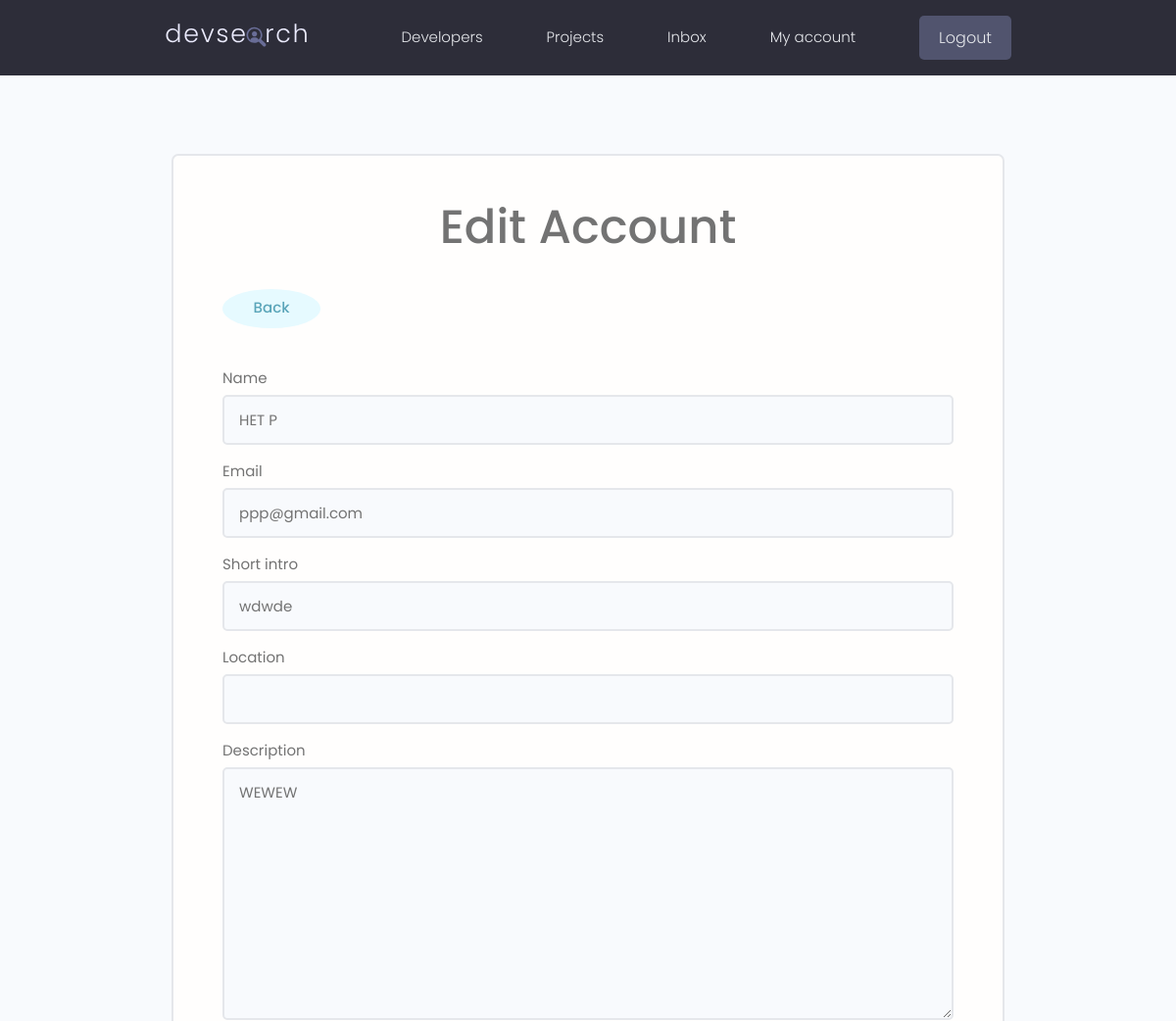
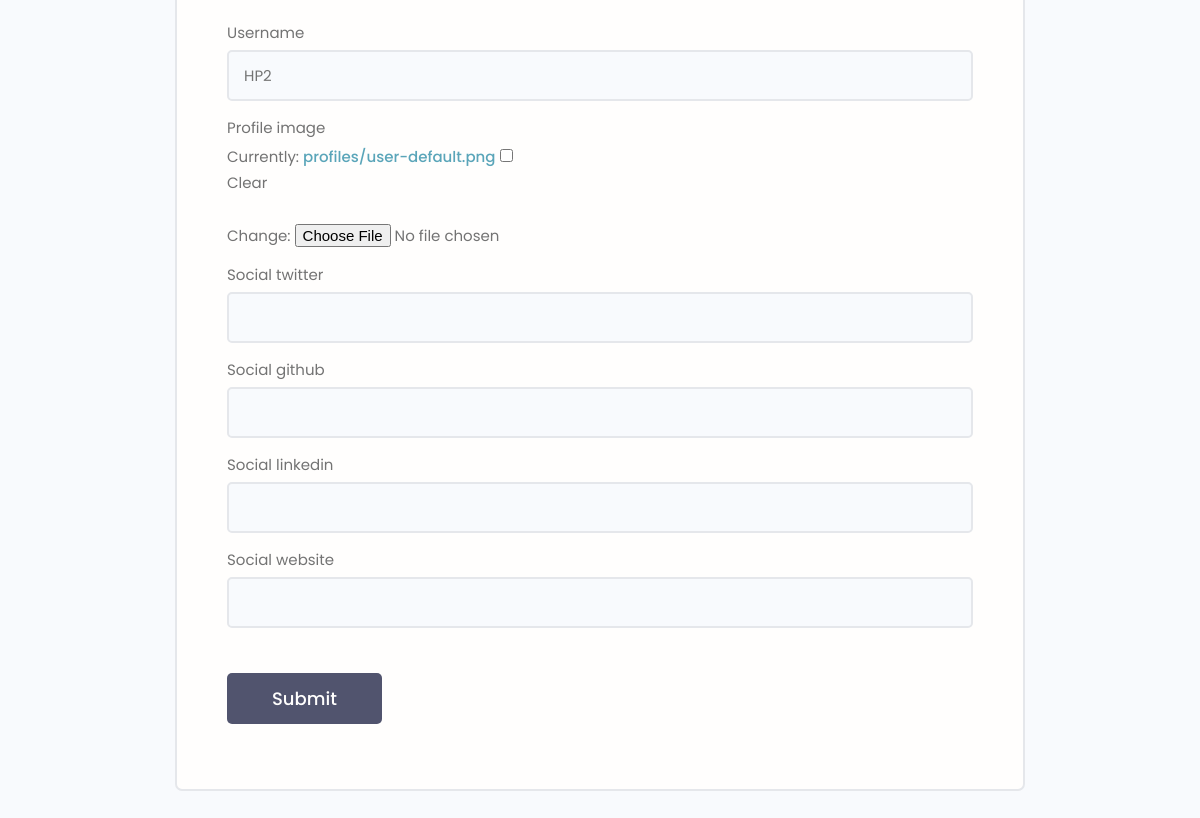
Screenshot of /editaccount/ (signed in) with the database file from the repository (2 pictures, top to bottom).
### users/models.py (models this page shows, shortened)
class Profile (models.Model):
    user = models.OneToOneField(User, on_delete=models.CASCADE, null=True, blank=True)
    name = models.CharField(max_length=200, null=True, blank=True)
    email = models.EmailField(max_length=400, null=True, blank=True)
    short_intro = models.CharField(max_length=400, null=True, blank=True)
    location = models.CharField( null=True, blank=True, max_length=22)
    description = models.TextField(max_length=400, null=True, blank=True)
    username = models.CharField(max_length=200, null=True, blank=True)
    profile_image = models.ImageField(null=True, blank=True, upload_to='profiles/', default='profiles/user-default.png')
    social_twitter = models.CharField(max_length=400, null=True, blank=True)
    social_github = models.CharField(max_length=400, null=True, blank=True)
    social_linkedin = models.CharField(max_length=400, null=True, blank=True)
    social_website = models.CharField(max_length=400, null=True, blank=True)
    id = models.UUIDField(default=uuid4, editable=False, primary_key=True, unique= True)
    timestamp = models.DateTimeField(auto_now_add=True)

### users/views.py (the view)
# urls.py: path('editaccount/', views.editaccount, name='edit-account'),
@login_required(login_url='login')
def editaccount(request):
    profile = request.user.profile
    form = ProfileForm(instance = profile)
    if request.method == 'POST':
        form = ProfileForm(request.POST, request.FILES, instance = profile)
        if form.is_valid():
            form.save()
            return redirect('account')
    context = {'form': form }
    return render(request, 'users/useraccount-profile.html', context)

### users/forms.py
class ProfileForm(ModelForm):
    class Meta:
        model = Profile
        fields = ['name', 'email', 'short_intro', 'location', 'description', 'username', 'profile_image',
                  'social_twitter', 'social_github',  'social_linkedin',
                  'social_website', ]
    def __init__(self, *args, **kwargs):
        super(ProfileForm, self).__init__(*args, **kwargs)
        for name, field in self.fields.items():
            field.widget.attrs.update({'class': 'input'})

### users/templates/users/useraccount-profile.html (shortened to what this page needs)
{% extends 'main.html' %}
{% block T %}
<main class="formPage my-xl">
    <div class="content-box">
        <div class="formWrapper">
            <h1 style="text-align: center;"> Edit Account </h1>
            <br>
            <a class="backButton" style ='width:100px;' href="{% url 'account' %}"> <h8>Back</h8> </a>
            <br>
            <form class="form" method="POST" enctype="multipart/form-data">
                {% for field in form %}
                <div class="form__field">
                    <label for="formInput#text">{{field.label}}</label>
                     {{field}}
                </div>
                {% endfor %}
                <input class="btn btn--sub btn--lg  my-md" type="submit" value="Submit" />
            </form>
        </div>
    </div>
</main>
{% endblock T %}

### static/styles/app.css (style rules this page uses)
:root { --color-sub: #2d2d39; }
.btn--sub { background-color: var(--color-sub-light); }
.content-box { width: 95%; max-width: 85rem; margin: 0 auto; }
.backButton { background: var(--color-main-light); color: var(--color-main); width: 4rem; height: 4rem; display: flex; align-items: center; justify-content: center; border-radius: 50%; }
.formPage .formWrapper { list-style: none; background: var(--color-white); padding: 3.5rem 5rem; border: 2px solid var(--color-light); border-radius: 0.7rem; }

### static/uikit/styles/modules/_variables.css (style rules this page uses)
:root { --color-main: #5aa5b9; --color-main-light: #e6faff; --color-sub: #3f4156; --color-sub-light: #51546e; --color-sub-lighter: #ededfd; --color-text: #737373; --color-gray: #8b8b8b; --color-light: #e5e7eb; --color-light-gray: #767676; --color-bg: #f8fafd; --color-white: #fffefd; --color-white-light: #f3f3f3; --color-success: #359e64; --color-success-bg: #def8e8; --color-error: #fc4b0b; --color-error-bg: #fff2ee; --font-base: 'Poppins', arial, helvetica, 'Segoe UI', roboto, ubuntu, sans-serif; --font-monospace: 'Fira Code', 'Courier New', courier, monospace; --font-regular: 300; --font-medium: 500; --font-bold: 700; --generic-shadow: 1px 1px 5px #00000010; --generic-transition: all 0.3s ease-in-out; }

### static/uikit/styles/modules/_base.css (style rules this page uses)
* { margin: 0; padding: 0; box-sizing: border-box; text-rendering: optimizeLegibility; color: inherit; font-size: inherit; }
html { font-size: 50%; }
@media only screen and (min-width: 480px) { html { font-size: 56.25%; } }
@media only screen and (min-width: 1200px) { html { font-size: 62.5%; } }
body { line-height: 1.6; font-weight: 400; font-size: 1.5rem; color: var(--color-text); background-color: var(--color-bg); min-height: 100vh; }

### static/uikit/styles/modules/_typography.css (style rules this page uses)
* { font-family: var(--font-base); }
h1 { font-size: 4.8rem; font-weight: var(--font-medium); }
a { padding-bottom: 2px; text-decoration: none; display: inline-block; color: var(--color-main); font-weight: var(--font-medium); }

### static/uikit/styles/modules/_utilities.css (style rules this page uses)
.my-md { margin: 3rem auto; }
.my-xl { margin: 8rem auto; }

### static/uikit/styles/modules/_button.css (style rules this page uses)
.btn { display: inline-block; position: relative; cursor: pointer; background-color: var(--color-light); font-weight: var(--font-medium); color: var(--color-sub); text-decoration: none; padding: 1rem 2rem; border-radius: 0.5rem; border: none; width: -webkit-fit-content; width: -moz-fit-content; width: fit-content; height: -webkit-fit-content; height: -moz-fit-content; height: fit-content; font-size: 1.6rem; outline-width: 0; outline-color: transparent; -webkit-backface-visibility: hidden; backface-visibility: hidden; transition: all 0.3s ease-in-out; }
.btn--sub { background-color: var(--color-sub); color: var(--color-white); }
.btn--lg { font-size: 1.8rem; padding: 1.2rem 4.5rem; }

### static/uikit/styles/modules/_form.css (style rules this page uses)
.form { display: block; }
.form__field { margin-top: 1.5rem; margin-bottom: 1.5rem; }
.form__label, .form__field > label { display: block; margin-bottom: 0.5rem; color: var(--color-text); }
input.input[type='text'], input.input[type='email'], input.input[type='password'], input.input[type='number'], select.input, textarea.input { min-width: 24rem; width: 100%; padding: 1.2rem 1.5rem; border-radius: 0.5rem; border: 2px solid var(--color-light); transition: all 0.3s ease-in-out; background-color: var(--color-bg); }

### rows the page displays
Profile: form "HET P" "ppp@gmail.com" "wdwde" "WEWEW" "HP2"

### other values shown
{{ field.label }} "Name" "Email" "Short intro" "Location" "Description" "Username" "Profile image" "Social twitter" "Social github" "Social linkedin" "Social website"
